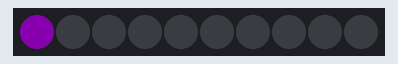
A sketch run on a simulated Arduino Uno, built with avr-gcc and run on an emulated ATmega328P. Shown: 10 RGB LEDs in strip order, left to right. Dim RGB values are drawn brighter than linear.

Above: at 0.05 s.
At 0.45 s:
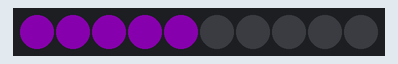
At 0.95 s:
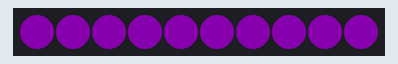
At 1.66 s:
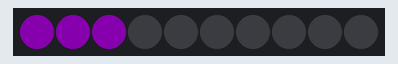
At 2.36 s:
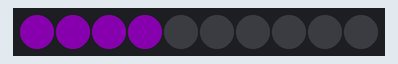

Measured:
- by itself, everything shown: repeats every 2.0 s, in 20 steps

The sketch:

02_For_Loop_Sweep.ino
```cpp
#include <Adafruit_NeoPixel.h>  // import library containing functions for controlling NeoPixels

int LED_pin = 6;                // defines which pin the NeoPixel is connected to
int LED_count = 10;             // variable for how many LEDs are in the strip

Adafruit_NeoPixel strip(LED_count, LED_pin, NEO_GRB + NEO_KHZ800);  // using the imported library create an object "strip" we can send commands to.

uint32_t green = strip.Color(0, 255, 0);  // create a colour using RGB values (try different values in the range [0, 255] for different colours)
uint32_t purple = strip.Color(200, 0, 255);
uint32_t off = strip.Color(0, 0, 0);

void setup(){                   // setup() runs once at initial power up
  strip.begin();                // setup the LED strip
  strip.setBrightness(50);      // brightness can be set to any number in the range [0, 255]
}

void loop(){                                  // loop() repeats forever
  for(int i = 0; i < LED_count; i++){         // for() loop increments over each LED in the strip
    strip.setPixelColor(i, purple);            // set LED at index “i” to green
    strip.show();                             // push buffer and update LEDs to set commands
    delay(100);                                // wait 40 milliseconds before repeating for() loop
  }

  for(int i = (LED_count - 1); i >= 0; i--){  // decrement over each LED in the strip
    strip.setPixelColor(i, off);              // turn off LED at index “i”
    strip.show();
    delay(100);
  }
}
```
